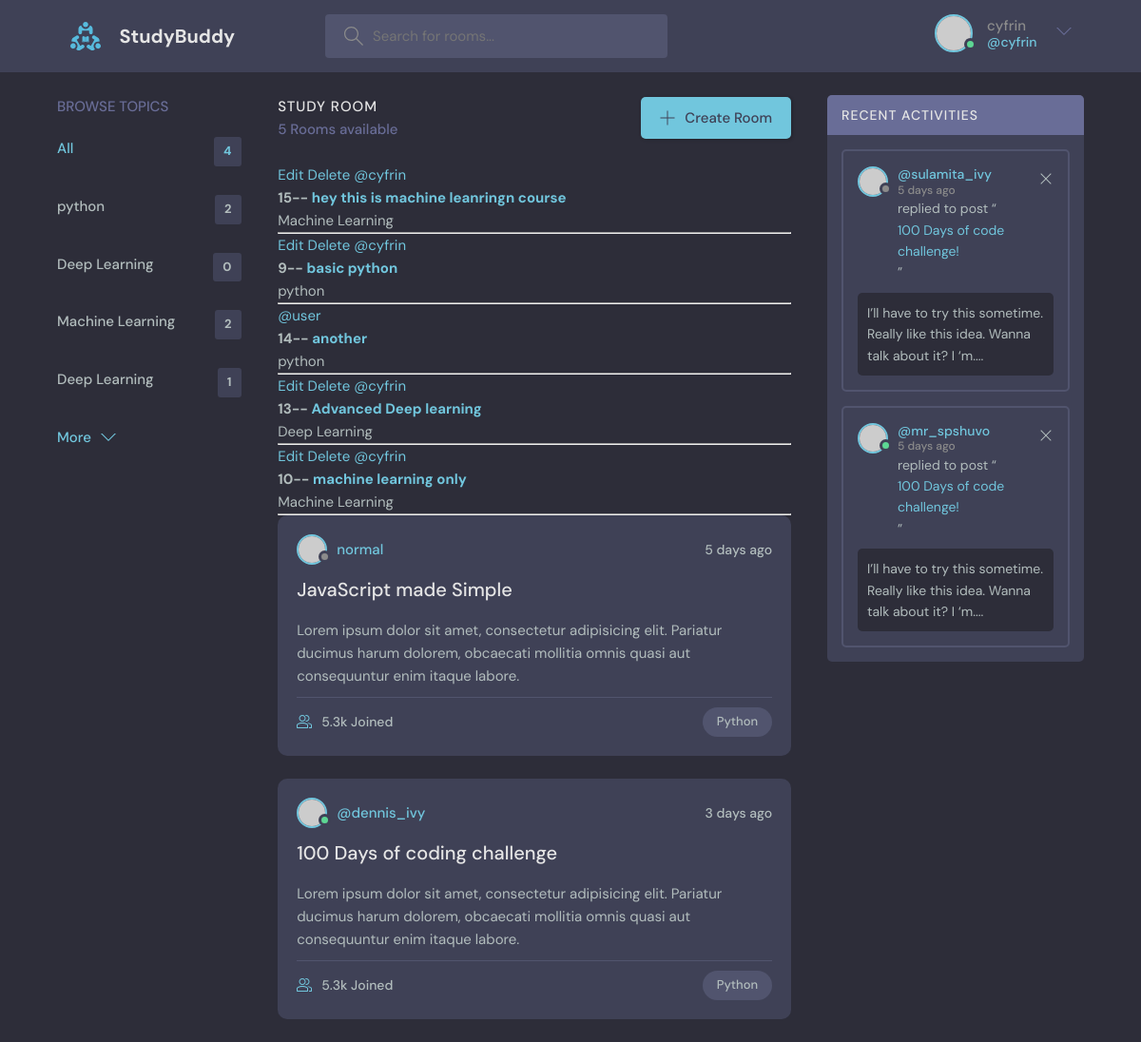
The app's page / (signed in) with its own data.
### base/models.py (models this page shows, shortened)
class Topic(models.Model):
    name=models.CharField(max_length=200)

class Room(models.Model):
    host=models.ForeignKey(User, on_delete=models.CASCADE, null=True)
    topic=models.ForeignKey(Topic, on_delete=models.SET_NULL, null=True)
    name=models.CharField(max_length=200)
    description=models.TextField(null=True, blank=True)
    participants= models.ManyToManyField(User, related_name='participants', blank=True)
    updated=models.DateTimeField(auto_now=True)
    created=models.DateTimeField(auto_now_add=True)
    class Meta:
        ordering=['-updated', '-created']

### base/views.py (the view)
# urls.py: path('', views.home, name='home'),
def home(request):
    q=request.GET.get('q') if request.GET.get('q')!=None else ''
    rooms=Room.objects.filter(Q(topic__name__icontains=q) | Q(name__icontains=q) | Q(description__icontains=q))
    room_count= rooms.count()
    topics = Topic.objects.all()
    room_messages= Message.objects.filter(Q(room__name__icontains=q))
    context= {"rooms":rooms, 'topics':topics, 'room_count':room_count, 'room_messages':room_messages}
    return render(request, 'base/home.html',context)

### base/templates/base/home.html (shortened to what this page needs)
{% extends 'main.html' %} {% block content %}
<main class="layout layout--3">
  <div class="container">
    {% include 'base/topic_component.html' %}
    <div class="roomList">
      <div class="roomList__header">
        <div>
          <h2>Study Room</h2>
          <p>{{rooms.count}} Rooms available</p>
        </div>
        <a class="btn btn--main" href="{%url 'create-room' %}">
          <svg
            version="1.1"
            xmlns="http://www.w3.org/2000/svg"
            width="32"
            height="32"
            viewBox="0 0 32 32"
          >
            <title>add</title>
            <path
              d="M16.943 0.943h-1.885v14.115h-14.115v1.885h14.115v14.115h1.885v-14.115h14.115v-1.885h-14.115v-14.115z"
            ></path>
          </svg>
          Create Room
        </a>
      </div>
      {%include 'base/feed_component.html'%}
      <div class="roomListRoom">
        <div class="roomListRoom__header">
          <a href="{% url 'user-profile' room.host.id %}" class="roomListRoom__author">
            <div class="avatar avatar--small">
              <img src="https://randomuser.me/api/portraits/women/11.jpg" />
            </div>
            <span>normal</span>
          </a>
          <div class="roomListRoom__actions">
            <span>5 days ago</span>
          </div>
        </div>
        <div class="roomListRoom__content">
          <a href="room.html">JavaScript made Simple</a>
          <p>
            Lorem ipsum dolor sit amet, consectetur adipisicing elit. Pariatur
            ducimus harum dolorem, obcaecati mollitia omnis quasi aut
            consequuntur enim itaque labore.
          </p>
        </div>
        <div class="roomListRoom__meta">
          <a href="room.html" class="roomListRoom__joined">
            5.3k Joined
          </a>
          <p class="roomListRoom__topic">Python</p>
        </div>
      </div>
      <div class="roomListRoom">
        <div class="roomListRoom__header">
          <a href="profile.html" class="roomListRoom__author">
            <div class="avatar avatar--small active">
              <img src="https://randomuser.me/api/portraits/men/11.jpg" />
            </div>
            <span>@dennis_ivy</span>
          </a>
          <div class="roomListRoom__actions">
            <span>3 days ago</span>
          </div>
        </div>
        <div class="roomListRoom__content">
          <a href="room.html">100 Days of coding challenge</a>
          <p>
            Lorem ipsum dolor sit amet, consectetur adipisicing elit. Pariatur
            ducimus harum dolorem, obcaecati mollitia omnis quasi aut
            consequuntur enim itaque labore.
          </p>
        </div>
        <div class="roomListRoom__meta">
          <a class="roomListRoom__joined">
            5.3k Joined
          </a>
          <p class="roomListRoom__topic">Python</p>
        </div>
      </div>
    </div>
    <div class="activities">
      <div class="activities__header">
        <h2>Recent Activities</h2>
      </div>
      <div class="activities__box">
        <div class="activities__boxHeader roomListRoom__header">
          <a href="profile.html" class="roomListRoom__author">
            <div class="avatar avatar--small">
              <img src="https://randomuser.me/api/portraits/women/11.jpg" />
            </div>
            <p>
              @sulamita_ivy
              <span>5 days ago</span>
            </p>
          </a>
          <div class="roomListRoom__actions">
            <a href="#">
              <svg
                version="1.1"
                xmlns="http://www.w3.org/2000/svg"
                width="32"
                height="32"
                viewBox="0 0 32 32"
              >
                <title>remove</title>
                <path
                  d="M27.314 6.019l-1.333-1.333-9.98 9.981-9.981-9.981-1.333 1.333 9.981 9.981-9.981 9.98 1.333 1.333 9.981-9.98 9.98 9.98 1.333-1.333-9.98-9.98 9.98-9.981z"
                ></path>
              </svg>
            </a>
          </div>
        </div>
        <div class="activities__boxContent">
          <p>
            replied to post “<a href="room.html">100 Days of code challenge!</a
            >”
          </p>
          <div class="activities__boxRoomContent">
            I’ll have to try this sometime. Really like this idea. Wanna talk
            about it? I ‘m....
          </div>
        </div>
      </div>
      <div class="activities__box">
        <div class="activities__boxHeader roomListRoom__header">
          <a href="profile.html" class="roomListRoom__author">
            <div class="avatar avatar--small active">
              <img src="https://randomuser.me/api/portraits/men/13.jpg" />
            </div>
            <p>
              @mr_spshuvo
              <span>5 days ago</span>
            </p>
          </a>
          <div class="roomListRoom__actions">
            <a href="#">
              <svg
                version="1.1"
                xmlns="http://www.w3.org/2000/svg"
                width="32"
                height="32"
                viewBox="0 0 32 32"
              >
                <title>remove</title>
                <path
                  d="M27.314 6.019l-1.333-1.333-9.98 9.981-9.981-9.981-1.333 1.333 9.981 9.981-9.981 9.98 1.333 1.333 9.981-9.98 9.98 9.98 1.333-1.333-9.98-9.98 9.98-9.981z"
                ></path>
              </svg>
            </a>
          </div>
        </div>
        <div class="activities__boxContent">
          <p>
            replied to post “<a href="room.html">100 Days of code challenge!</a
            >”
          </p>
          <div class="activities__boxRoomContent">
            I’ll have to try this sometime. Really like this idea. Wanna talk
            about it? I ‘m....
          </div>
        </div>
      </div>
    </div>
  </div>
</main>
{% endblock content %}

### templates/navbar.html (shortened to what this page needs)
{%load static%}
<header class="header header--loggedIn">
      <div class="container">
        <a href="{%url 'home'%}" class="header__logo">
          <img src="{% static 'images/logo.svg' %}" />
          <h1>StudyBuddy</h1>
        </a>
        <form class="header__search" method="GET" action="{% url 'home' %}">
          <label>
            <input placeholder="Search for rooms..." name="q" />
          </label>
        </form>
        <nav class="header__menu">
         {% if request.user.is_authenticated %}
          <div class="header__user">
            <a href="profile.html">
              <div class="avatar avatar--medium active">
                <img src="https://randomuser.me/api/portraits/men/37.jpg" />
              </div>
              <p>{{request.user.username}} <span>@{{request.user.username}}</span></p>
            </a>
            <button class="dropdown-button">
              <svg
                version="1.1"
                xmlns="http://www.w3.org/2000/svg"
                width="32"
                height="32"
                viewBox="0 0 32 32"
              >
                <title>chevron-down</title>
                <path d="M16 21l-13-13h-3l16 16 16-16h-3l-13 13z"></path>
              </svg>
            </button>
          </div>
          {% else %}
          <a href="{% url 'login' %}">
            <img src="{% static 'images/avatar.svg' %}" />
            <p>Login</p>
          </a>
            {% endif %}
        </nav>
      </div>
    </header>

### base/templates/base/topic_component.html
 <div class="topics">
          <div class="topics__header">
            <h2>Browse Topics</h2>
          </div>
          <ul class="topics__list">
            <li>
              <a href="{% url 'home'%}" class="active">All <span>{{topics.count}}</span></a>
            </li>
            {% for topic in topics%}
            <li>
              <a href="{% url 'home'%}?q={{topic.name}}">{{topic.name}}<span>{{topic.room_set.all.count}}</span></a>
            </li>
            {% endfor%}
          </ul>
          <a class="btn btn--link" href="topics.html">
            More
            <svg
              version="1.1"
              xmlns="http://www.w3.org/2000/svg"
              width="32"
              height="32"
              viewBox="0 0 32 32"
            >
              <title>chevron-down</title>
              <path d="M16 21l-13-13h-3l16 16 16-16h-3l-13 13z"></path>
            </svg>
          </a>
        </div>

### base/templates/base/feed_component.html
{% for room in rooms %}
    <div>
      {% if request.user == room.host %}
      <a href="{% url 'update-room' room.id %}">Edit</a>
      <a href="{% url 'delete-room' room.id %}">Delete</a>
      {% endif %}
      <a href="{% url 'user-profile' room.host.id%}">@{{room.host.username}}</a>
      <h5>
        {{room.id}}-- <a href="{% url 'view' room.id %}">{{room.name}}</a>
      </h5>
      <small>{{room.topic.name}}</small>
      <hr />
    </div>
    {% endfor %}

### records on screen
Topic: name "python", room_set.all.count "2"
Topic: name "Deep Learning", room_set.all.count "0"
Topic: name "Machine Learning", room_set.all.count "2"
Topic: name "Deep Learning", room_set.all.count "1"
Room: shows "Edit", host.username "cyfrin", id "15", name "hey this is machine leanringn course", topic.name "Machine Learning"
Room: shows "Edit", host.username "cyfrin", id "9", name "basic python", topic.name "python"
Room: host.username "user", id "14", name "another", topic.name "python"
Room: shows "Edit", host.username "cyfrin", id "13", name "Advanced Deep learning", topic.name "Deep Learning"
Room: shows "Edit", host.username "cyfrin", id "10", name "machine learning only", topic.name "Machine Learning"

### other values on screen
{{ request.user.username }} "cyfrin"
{{ topics.count }} "4"
{{ rooms.count }} "5"
